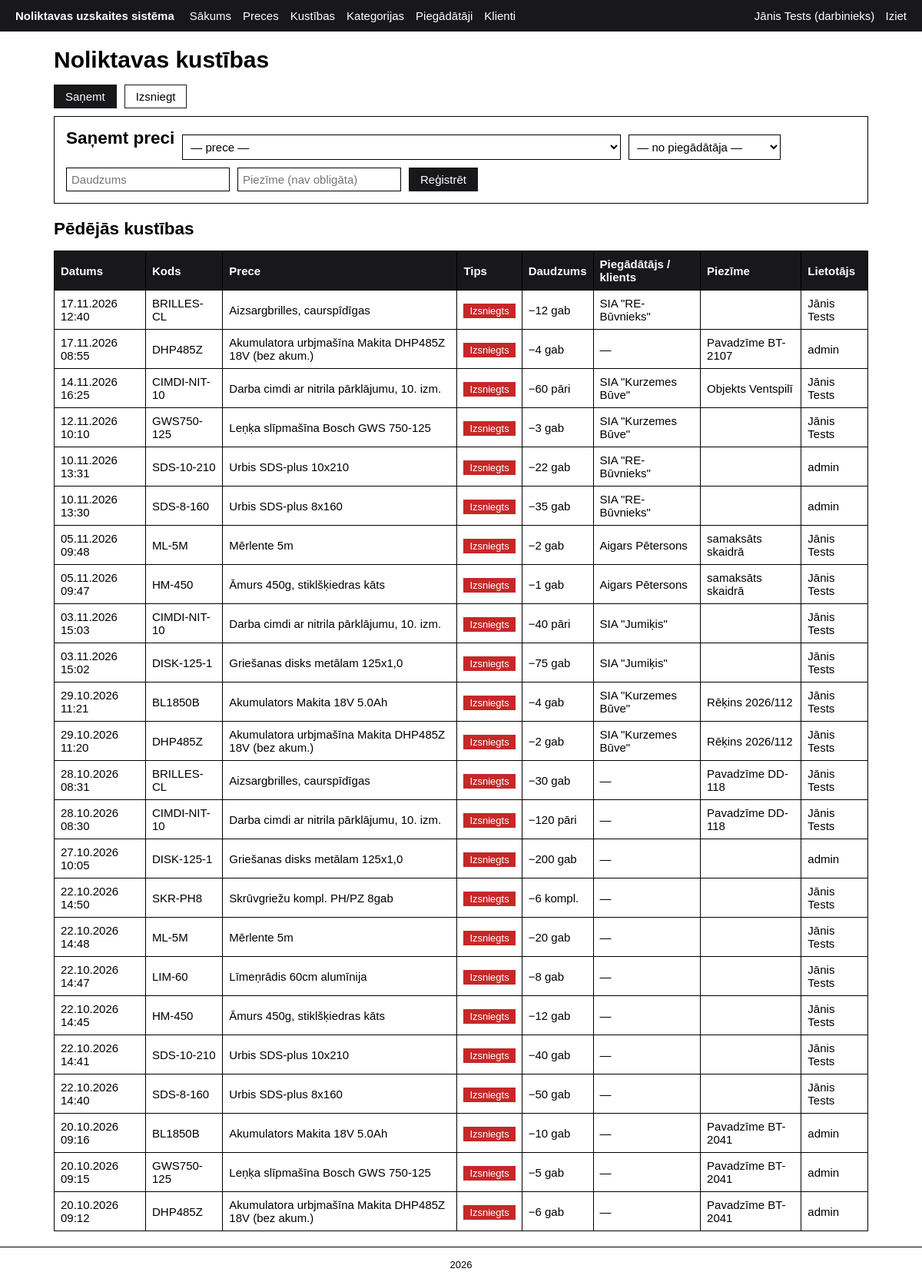
/movements.php (signed in), run on an earlier commit of the app's database.
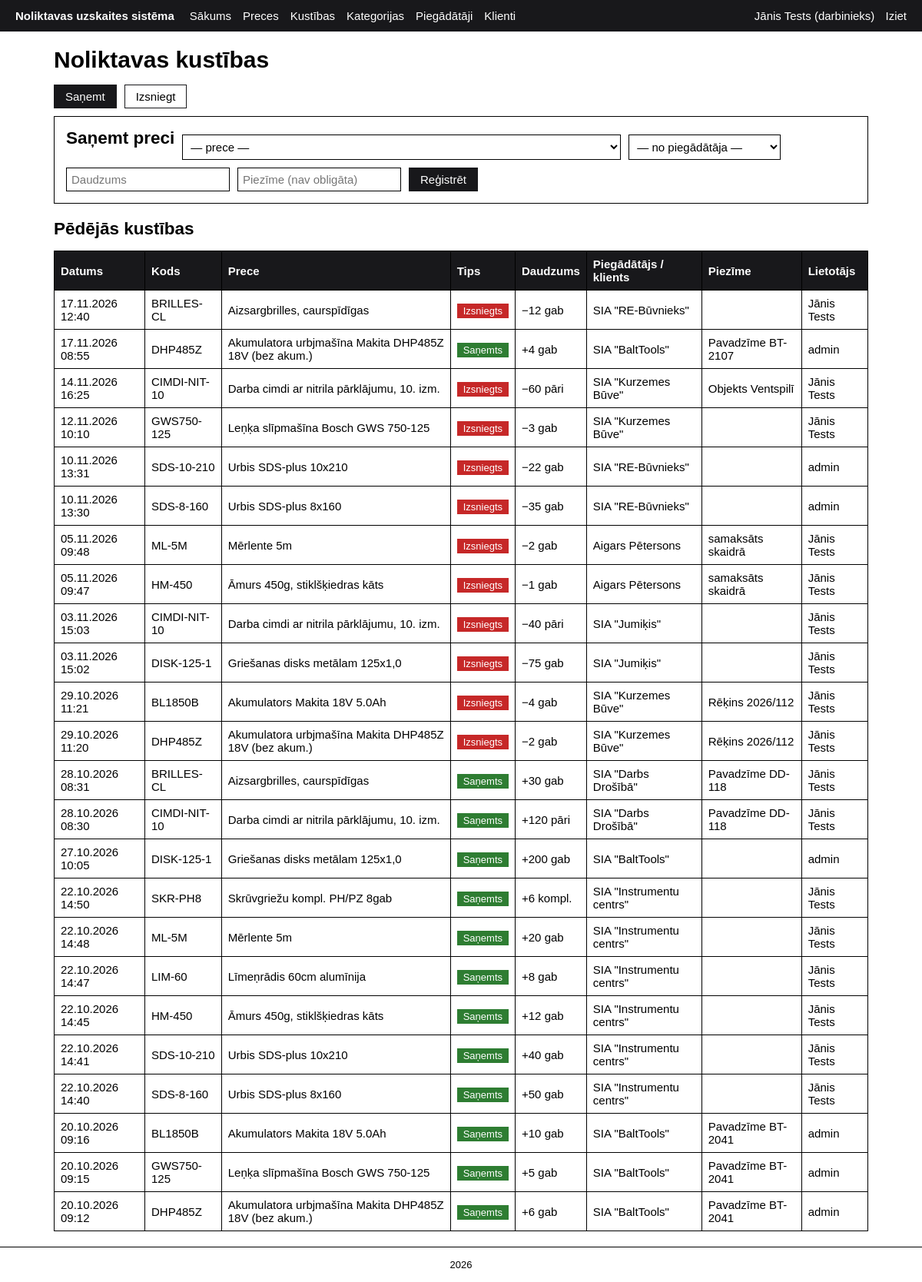
And on a later commit of the database.
### tables this page shows
CREATE TABLE kustibas(
    id              INT AUTO_INCREMENT PRIMARY KEY,
    prece_id        INT NOT NULL,
    tips            ENUM('sanemta', 'izsniegta') NOT NULL,  
    daudzums        INT NOT NULL,       
    piegadatajs_id  INT NULL,           
    klients_id      INT NULL,           
    piezime         VARCHAR(255) NULL,
    lietotajs_id    INT NOT NULL,
    datums          DATETIME NOT NULL DEFAULT CURRENT_TIMESTAMP,
     
    CONSTRAINT fk_kustiba_prece FOREIGN KEY (prece_id)
        REFERENCES preces(id) ON DELETE CASCADE,
     
    CONSTRAINT fk_kustiba_piegadatajs FOREIGN KEY (piegadatajs_id)
        REFERENCES piegadataji(id) ON DELETE RESTRICT,
    CONSTRAINT fk_kustiba_klients FOREIGN KEY (klients_id)
        REFERENCES klienti(id) ON DELETE RESTRICT,
     
    CONSTRAINT fk_kustiba_lietotajs FOREIGN KEY (lietotajs_id)
        REFERENCES lietotaji(id),
   CONSTRAINT chk_kustiba_daudzums CHECK (daudzums > 0),
     
    CONSTRAINT chk_kustiba_partneris CHECK (
        (tips = 'sanemta' AND klients_id IS NULL) OR
        (tips = 'izsniegta' AND piegadatajs_id IS NULL))
);

CREATE TABLE preces (
    id               INT AUTO_INCREMENT PRIMARY KEY,
    kods             VARCHAR(30) NOT NULL UNIQUE,            
    nosaukums        VARCHAR(150) NOT NULL,       
    kategorija_id    INT NOT NULL,                           
    piegadatajs_id   INT NULL,                               
    vieniba          VARCHAR(10) NOT NULL DEFAULT 'gab',     
    cena             DECIMAL(10,2) NOT NULL DEFAULT 0.00,    
    daudzums         INT NOT NULL DEFAULT 0,                 
    min_daudzums     INT NOT NULL DEFAULT 0,                 
    izveidots        DATETIME NOT NULL DEFAULT CURRENT_TIMESTAMP,
     
    CONSTRAINT fk_prece_kategorija FOREIGN KEY (kategorija_id)
        REFERENCES kategorijas(id) ON DELETE RESTRICT,
     
    CONSTRAINT fk_prece_piegadatajs FOREIGN KEY (piegadatajs_id)
        REFERENCES piegadataji(id) ON DELETE SET NULL,
     
    CONSTRAINT chk_daudzums CHECK (daudzums >= 0)
);

CREATE TABLE klienti (
    id                INT AUTO_INCREMENT PRIMARY KEY,
    nosaukums         VARCHAR(150) NOT NULL,
    kontaktpersona    VARCHAR(100) NULL,
    talrunis          VARCHAR(30)  NULL,
    epasts            VARCHAR(100) NULL
);

CREATE TABLE lietotaji (
    id                INT AUTO_INCREMENT PRIMARY KEY,
    lietotajvards     VARCHAR(50) NOT NULL UNIQUE,   
    parole_hash       VARCHAR(255) NOT NULL,         
    vards             VARCHAR(100) NOT NULL,         
    loma              ENUM('admin', 'darbinieks') NOT NULL DEFAULT 'darbinieks',  
    izveidots         DATETIME NOT NULL DEFAULT CURRENT_TIMESTAMP
);

CREATE TABLE piegadataji (
    id                INT AUTO_INCREMENT PRIMARY KEY,
    nosaukums         VARCHAR(150) NOT NULL,
    kontaktpersona    VARCHAR(100) NULL,
    talrunis          VARCHAR(30)  NULL,
    epasts            VARCHAR(100) NULL
);

### includes/functions.php (called while the page is built, shortened)
<?php
function e($text)
{
    return htmlspecialchars($text ?? '', ENT_QUOTES, 'UTF-8');
}
function format_date($date)
{
    return date('d.m.Y H:i', strtotime($date));
}

### movements.php (the view, shortened to what this page needs)
<?php
require_once 'includes/functions.php';
$selected_product = (int)($_GET['prece'] ?? 0);
$form_type = ($_GET['tips'] ?? '') == 'izsniegta' ? 'izsniegta' : 'sanemta';
$movements = $pdo->query(
    'SELECT k.*, p.kods, p.nosaukums, p.vieniba, l.vards,
            s.nosaukums AS piegadatajs, c.nosaukums AS klients
     FROM kustibas k
     JOIN preces p ON p.id = k.prece_id
     JOIN lietotaji l ON l.id = k.lietotajs_id
     LEFT JOIN piegadataji s ON s.id = k.piegadatajs_id
     LEFT JOIN klienti c ON c.id = k.klients_id
     ORDER BY k.datums DESC
     LIMIT 50'
)->fetchAll();
require 'includes/header.php';
?>
<h1>Noliktavas kustības</h1>
<div class="tabs">
    <a href="movements.php?tips=sanemta&prece=<?= $selected_product ?>" class="<?= $form_type == 'sanemta' ? 'active' : '' ?>">Saņemt</a>
    <a href="movements.php?tips=izsniegta&prece=<?= $selected_product ?>" class="<?= $form_type == 'izsniegta' ? 'active' : '' ?>">Izsniegt</a>
</div>
<form method="post" class="card form-inline">
    <h2><?= $form_type == 'sanemta' ? 'Saņemt preci' : 'Izsniegt preci' ?></h2>
    <select name="prece_id" required>
        <option value="">— prece —</option>
    </select>
    <?php if ($form_type == 'sanemta'): ?>
        <select name="piegadatajs_id" required>
            <option value="">— no piegādātāja —</option>
        </select>
    <?php endif; ?>
    <input type="number" name="daudzums" min="1" placeholder="Daudzums" required>
    <input type="text" name="piezime" maxlength="255" placeholder="Piezīme (nav obligāta)">
    <button type="submit" class="btn">Reģistrēt</button>
</form>
<h2>Pēdējās kustības</h2>
<table>
    <tr><th>Datums</th><th>Kods</th><th>Prece</th><th>Tips</th><th>Daudzums</th><th>Piegādātājs / klients</th><th>Piezīme</th><th>Lietotājs</th></tr>
    <?php foreach ($movements as $m): ?>
        <tr>
            <td><?= format_date($m['datums']) ?></td>
            <td><?= e($m['kods']) ?></td>
            <td><?= e($m['nosaukums']) ?></td>
            <?php if ($m['tips'] == 'sanemta'): ?>
                <td><span class="badge sanemts">Saņemts</span></td>
                <td>+<?= $m['daudzums'] ?> <?= e($m['vieniba']) ?></td>
                <td><?= e($m['piegadatajs'] ?? '—') ?></td>
            <?php else: ?>
                <td><span class="badge izsniegts">Izsniegts</span></td>
                <td>−<?= $m['daudzums'] ?> <?= e($m['vieniba']) ?></td>
                <td><?= e($m['klients'] ?? '—') ?></td>
            <?php endif; ?>
            <td><?= e($m['piezime']) ?></td>
            <td><?= e($m['vards']) ?></td>
        </tr>
    <?php endforeach; ?>
</table>
<?php require 'includes/footer.php';  ?>

### includes/header.php (shortened to what this page needs)
<!DOCTYPE html>
<html lang="lv">
<head>
    <link rel="stylesheet" href="assets/style.css">
</head>
<body>
<header class='topbar'>
    <div class="logo">Noliktavas uzskaites sistēma</div>
    <?php if (isset($_SESSION['user_id'])): ?>
        <nav>
            <a href="index.php">Sākums</a>
            <a href="products.php">Preces</a>
            <a href="movements.php">Kustības</a>
            <a href="categories.php">Kategorijas</a>
            <a href="suppliers.php">Piegādātāji</a>
            <a href="clients.php">Klienti</a>
        </nav>
        <div class="user">
            <?= e($_SESSION['vards']) ?> (<?= e($_SESSION['loma']) ?>)
            <a href="logout.php">Iziet</a>
        </div>
    <?php endif; ?>
</header>
<main class="container">

### includes/footer.php (shortened to what this page needs)
</main>
<footer class="footer">
    <?= date('Y') ?>
</footer>
</body>
</html>

### assets/style.css (style rules this page uses)
:root { --accent: #18181b; --ok: #2e7d32; --ok-light: #e8f5e9; --err: #c62828; --err-light: #fdecea; }
* { box-sizing: border-box; }
body { margin: 0; font-family: Arial, Helvetica, sans-serif; font-size: 15px; background: #fff; color: #000; }
a { color: #000; }
h1, h2, h3 { margin: 0 0 15px; }
.topbar { display: flex; align-items: center; gap: 20px; padding: 12px 20px; background: var(--accent); color: #fff; }
.topbar a { color: #fff; text-decoration: none; }
.logo { font-weight: bold; }
.topbar nav { display: flex; gap: 15px; flex: 1; }
.user a { margin-left: 10px; }
.container { max-width: 1100px; margin: 0 auto; padding: 20px; }
.card { border: 1px solid #000; padding: 15px; margin-bottom: 20px; }
table { width: 100%; border-collapse: collapse; }
th, td { border: 1px solid #000; padding: 8px; text-align: left; }
th { background: var(--accent); color: #fff; }
input, select, textarea { padding: 6px; border: 1px solid #000; background: #fff; color: #000; font: inherit; }
.form-inline, .filters { display: flex; flex-wrap: wrap; gap: 10px; align-items: flex-end; }
.btn, button { display: inline-block; padding: 6px 14px; border: 1px solid var(--accent); background: var(--accent); color: #fff; font: inherit; text-decoration: none; cursor: pointer; }
.tabs { display: flex; gap: 10px; margin-bottom: 10px; }
.tabs a { padding: 6px 14px; border: 1px solid var(--accent); text-decoration: none; }
.tabs a.active { background: var(--accent); color: #fff; }
.badge { padding: 2px 8px; font-size: 13px; color: #fff; }
.badge.sanemts { background: var(--ok); }
.badge.izsniegts { background: var(--err); }
.footer { text-align: center; padding: 15px; border-top: 1px solid #000; font-size: 13px; }

What changed in the data, as far as the page shows it:
changed kustibas "Pavadzīme BT-2107": piegadatajs.nosaukums (not shown) → "SIA \"BaltTools\""; klients "—" → (not shown); tips "Izsniegts −" → "Saņemts +"
changed kustibas (number 13 of 24 on the later page): piegadatajs.nosaukums (not shown) → "SIA \"Darbs Drošībā\""; klients "—" → (not shown); tips "Izsniegts −" → "Saņemts +"
changed kustibas (number 14 of 24 on the later page): piegadatajs.nosaukums (not shown) → "SIA \"Darbs Drošībā\""; klients "—" → (not shown); tips "Izsniegts −" → "Saņemts +"
changed kustibas (number 15 of 24 on the later page): piegadatajs.nosaukums (not shown) → "SIA \"BaltTools\""; klients "—" → (not shown); tips "Izsniegts −" → "Saņemts +"
changed kustibas "SKR-PH8": piegadatajs.nosaukums (not shown) → "SIA \"Instrumentu centrs\""; klients "—" → (not shown); tips "Izsniegts −" → "Saņemts +"
changed kustibas (number 17 of 24 on the later page): piegadatajs.nosaukums (not shown) → "SIA \"Instrumentu centrs\""; klients "—" → (not shown); tips "Izsniegts −" → "Saņemts +"
changed kustibas "LIM-60": piegadatajs.nosaukums (not shown) → "SIA \"Instrumentu centrs\""; klients "—" → (not shown); tips "Izsniegts −" → "Saņemts +"
changed kustibas (number 19 of 24 on the later page): piegadatajs.nosaukums (not shown) → "SIA \"Instrumentu centrs\""; klients "—" → (not shown); tips "Izsniegts −" → "Saņemts +"
changed kustibas (number 20 of 24 on the later page): piegadatajs.nosaukums (not shown) → "SIA \"Instrumentu centrs\""; klients "—" → (not shown); tips "Izsniegts −" → "Saņemts +"
changed kustibas (number 21 of 24 on the later page): piegadatajs.nosaukums (not shown) → "SIA \"Instrumentu centrs\""; klients "—" → (not shown); tips "Izsniegts −" → "Saņemts +"
changed kustibas (number 22 of 24 on the later page): piegadatajs.nosaukums (not shown) → "SIA \"BaltTools\""; klients "—" → (not shown); tips "Izsniegts −" → "Saņemts +"
changed kustibas (number 23 of 24 on the later page): piegadatajs.nosaukums (not shown) → "SIA \"BaltTools\""; klients "—" → (not shown); tips "Izsniegts −" → "Saņemts +"
changed kustibas (number 24 of 24 on the later page): piegadatajs.nosaukums (not shown) → "SIA \"BaltTools\""; klients "—" → (not shown); tips "Izsniegts −" → "Saņemts +"
